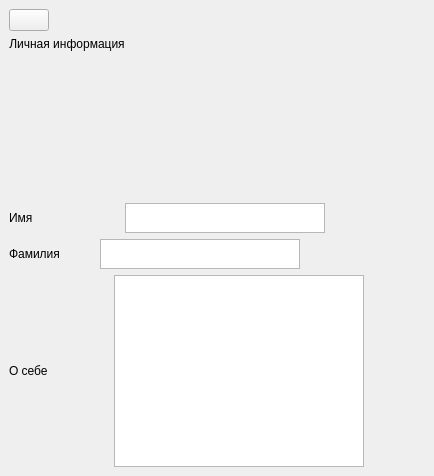
           <widget class="QWidget" name="tab_info">
            <property name="sizePolicy">
             <sizepolicy hsizetype="Expanding" vsizetype="Expanding">
              <horstretch>0</horstretch>
              <verstretch>0</verstretch>
             </sizepolicy>
            </property>
            <property name="maximumSize">
             <size>
              <width>16777215</width>
              <height>16777215</height>
             </size>
            </property>
            <attribute name="title">
             <string>Страница</string>
            </attribute>
            <layout class="QGridLayout" name="gridLayout_21">
             <property name="leftMargin">
              <number>9</number>
             </property>
             <property name="topMargin">
              <number>9</number>
             </property>
             <property name="rightMargin">
              <number>9</number>
             </property>
             <property name="bottomMargin">
              <number>9</number>
             </property>
             <property name="spacing">
              <number>6</number>
             </property>
             <item row="0" column="0">
              <widget class="QPushButton" name="pb_back_user_info">
               <property name="sizePolicy">
                <sizepolicy hsizetype="Fixed" vsizetype="Fixed">
                 <horstretch>0</horstretch>
                 <verstretch>0</verstretch>
                </sizepolicy>
               </property>
               <property name="text">
                <string/>
               </property>
               <property name="icon">
                <iconset resource="resources/img/resources.qrc">
                 <normaloff>:/new/img/big-arrow-left(48x48)@1x.png</normaloff>:/new/img/big-arrow-left(48x48)@1x.png</iconset>
               </property>
               <property name="iconSize">
                <size>
                 <width>32</width>
                 <height>32</height>
                </size>
               </property>
              </widget>
             </item>
             <item row="2" column="0">
              <spacer name="verticalSpacer_21">
               <property name="orientation">
                <enum>Qt::Vertical</enum>
               </property>
               <property name="sizeType">
                <enum>QSizePolicy::Fixed</enum>
               </property>
               <property name="sizeHint" stdset="0">
                <size>
                 <width>20</width>
                 <height>40</height>
                </size>
               </property>
              </spacer>
             </item>
             <item row="1" column="0">
              <widget class="QLabel" name="label_user_info">
               <property name="sizePolicy">
                <sizepolicy hsizetype="Fixed" vsizetype="Fixed">
                 <horstretch>0</horstretch>
                 <verstretch>0</verstretch>
                </sizepolicy>
               </property>
               <property name="layoutDirection">
                <enum>Qt::LeftToRight</enum>
               </property>
               <property name="text">
                <string>Личная информация</string>
               </property>
               <property name="alignment">
                <set>Qt::AlignCenter</set>
               </property>
              </widget>
             </item>
             <item row="4" column="0">
              <layout class="QHBoxLayout" name="horizontalLayout_57">
               <property name="spacing">
                <number>0</number>
               </property>
               <item>
                <widget class="QLabel" name="label_user_info_name">
                 <property name="sizePolicy">
                  <sizepolicy hsizetype="Fixed" vsizetype="Fixed">
                   <horstretch>0</horstretch>
                   <verstretch>0</verstretch>
                  </sizepolicy>
                 </property>
                 <property name="text">
                  <string>Имя</string>
                 </property>
                </widget>
               </item>
               <item>
                <spacer name="horizontalSpacer_119">
                 <property name="orientation">
                  <enum>Qt::Horizontal</enum>
                 </property>
                 <property name="sizeType">
                  <enum>QSizePolicy::Fixed</enum>
                 </property>
                 <property name="sizeHint" stdset="0">
                  <size>
                   <width>92</width>
                   <height>20</height>
                  </size>
                 </property>
                </spacer>
               </item>
               <item>
                <widget class="QTextEdit" name="le_user_name">
                 <property name="sizePolicy">
                  <sizepolicy hsizetype="Fixed" vsizetype="Fixed">
                   <horstretch>0</horstretch>
                   <verstretch>0</verstretch>
                  </sizepolicy>
                 </property>
                 <property name="maximumSize">
                  <size>
                   <width>200</width>
                   <height>30</height>
                  </size>
                 </property>
                </widget>
               </item>
               <item>
                <spacer name="horizontalSpacer_122">
                 <property name="orientation">
                  <enum>Qt::Horizontal</enum>
                 </property>
                 <property name="sizeHint" stdset="0">
                  <size>
                   <width>40</width>
                   <height>20</height>
                  </size>
                 </property>
                </spacer>
               </item>
              </layout>
             </item>
             <item row="5" column="0">
              <layout class="QHBoxLayout" name="horizontalLayout_58">
               <property name="spacing">
                <number>0</number>
               </property>
               <item>
                <widget class="QLabel" name="label_user_info_surname">
                 <property name="sizePolicy">
                  <sizepolicy hsizetype="Fixed" vsizetype="Fixed">
                   <horstretch>0</horstretch>
                   <verstretch>0</verstretch>
                  </sizepolicy>
                 </property>
                 <property name="text">
                  <string>Фамилия</string>
                 </property>
                </widget>
               </item>
               <item>
                <spacer name="horizontalSpacer_118">
                 <property name="orientation">
                  <enum>Qt::Horizontal</enum>
                 </property>
                 <property name="sizeType">
                  <enum>QSizePolicy::Fixed</enum>
                 </property>
                 <property name="sizeHint" stdset="0">
                  <size>
                   <width>40</width>
                   <height>20</height>
                  </size>
                 </property>
                </spacer>
               </item>
               <item>
                <widget class="QTextEdit" name="le_user_surname">
                 <property name="sizePolicy">
                  <sizepolicy hsizetype="Fixed" vsizetype="Fixed">
                   <horstretch>0</horstretch>
                   <verstretch>0</verstretch>
                  </sizepolicy>
                 </property>
                 <property name="maximumSize">
                  <size>
                   <width>200</width>
                   <height>30</height>
                  </size>
                 </property>
                </widget>
               </item>
               <item>
                <spacer name="horizontalSpacer_123">
                 <property name="orientation">
                  <enum>Qt::Horizontal</enum>
                 </property>
                 <property name="sizeType">
                  <enum>QSizePolicy::Expanding</enum>
                 </property>
                 <property name="sizeHint" stdset="0">
                  <size>
                   <width>125</width>
                   <height>20</height>
                  </size>
                 </property>
                </spacer>
               </item>
              </layout>
             </item>
             <item row="6" column="0">
              <layout class="QHBoxLayout" name="horizontalLayout_59">
               <property name="spacing">
                <number>0</number>
               </property>
               <item>
                <widget class="QLabel" name="label_user_info_about">
                 <property name="sizePolicy">
                  <sizepolicy hsizetype="Fixed" vsizetype="Fixed">
                   <horstretch>0</horstretch>
                   <verstretch>0</verstretch>
                  </sizepolicy>
                 </property>
                 <property name="text">
                  <string>О себе</string>
                 </property>
                 <property name="alignment">
                  <set>Qt::AlignLeading|Qt::AlignLeft|Qt::AlignTop</set>
                 </property>
                </widget>
               </item>
               <item>
                <spacer name="horizontalSpacer_124">
                 <property name="orientation">
                  <enum>Qt::Horizontal</enum>
                 </property>
                 <property name="sizeType">
                  <enum>QSizePolicy::Fixed</enum>
                 </property>
                 <property name="sizeHint" stdset="0">
                  <size>
                   <width>66</width>
                   <height>20</height>
                  </size>
                 </property>
                </spacer>
               </item>
               <item>
                <widget class="QTextEdit" name="le_user_aboutme">
                 <property name="sizePolicy">
                  <sizepolicy hsizetype="Expanding" vsizetype="Expanding">
                   <horstretch>0</horstretch>
                   <verstretch>0</verstretch>
                  </sizepolicy>
                 </property>
                 <property name="maximumSize">
                  <size>
                   <width>250</width>
                   <height>300</height>
                  </size>
                 </property>
                 <property name="placeholderText">
                  <string/>
                 </property>
                </widget>
               </item>
               <item>
                <spacer name="horizontalSpacer_117">
                 <property name="orientation">
                  <enum>Qt::Horizontal</enum>
                 </property>
                 <property name="sizeHint" stdset="0">
                  <size>
                   <width>40</width>
                   <height>20</height>
                  </size>
                 </property>
                </spacer>
               </item>
              </layout>
             </item>
             <item row="3" column="0">
              <widget class="QLabel" name="la_user_image">
               <property name="sizePolicy">
                <sizepolicy hsizetype="Fixed" vsizetype="Fixed">
                 <horstretch>0</horstretch>
                 <verstretch>0</verstretch>
                </sizepolicy>
               </property>
               <property name="minimumSize">
                <size>
                 <width>100</width>
                 <height>100</height>
                </size>
               </property>
               <property name="maximumSize">
                <size>
                 <width>100</width>
                 <height>100</height>
                </size>
               </property>
               <property name="text">
                <string/>
               </property>
              </widget>
             </item>
            </layout>
           </widget>
